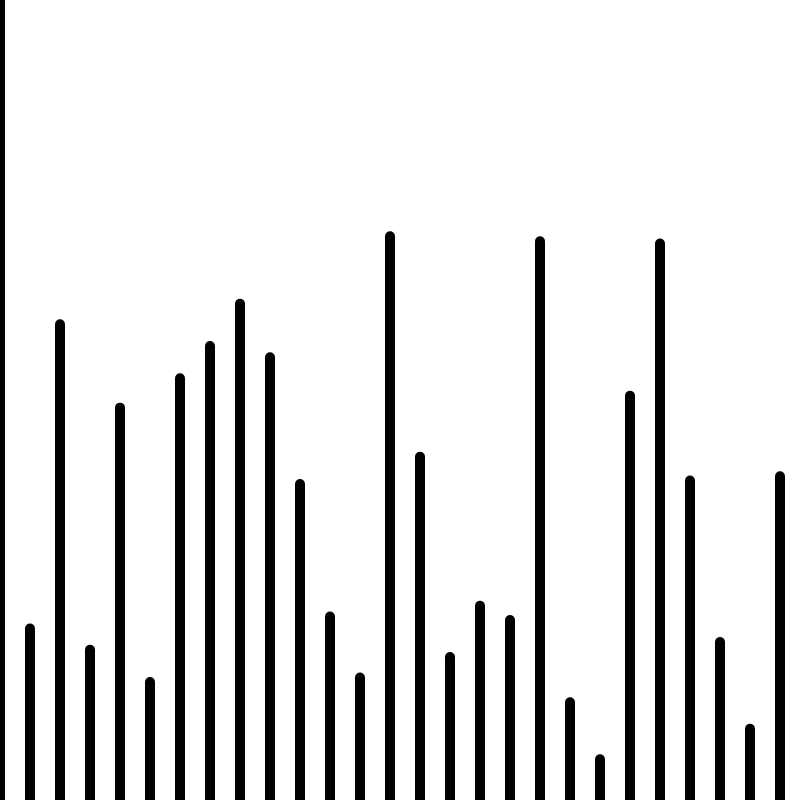
Frame 1 (no input)
Frame 60 (no input): identical to frame 1, image omitted
Frame 120 (the mouse pressed at the canvas centre since frame 60): identical to frame 1, image omitted

The p5.js sketch that drew this single still picture (run headless with seeded random() and noise() and a simulated clock; from frame 60 on, the mouse is pressed at the canvas centre):

// p5.js sketch
// ── sketch.js
var x = 0;
var y = 0;


function setup() {

  createCanvas(800, 800);
  stroke(0);
  strokeWeight(10);

}

function draw() {

  while (x < width) {
     
    line(x, y, x, height);

    x = x + 30;
     y = random(200, width);




  }
}
